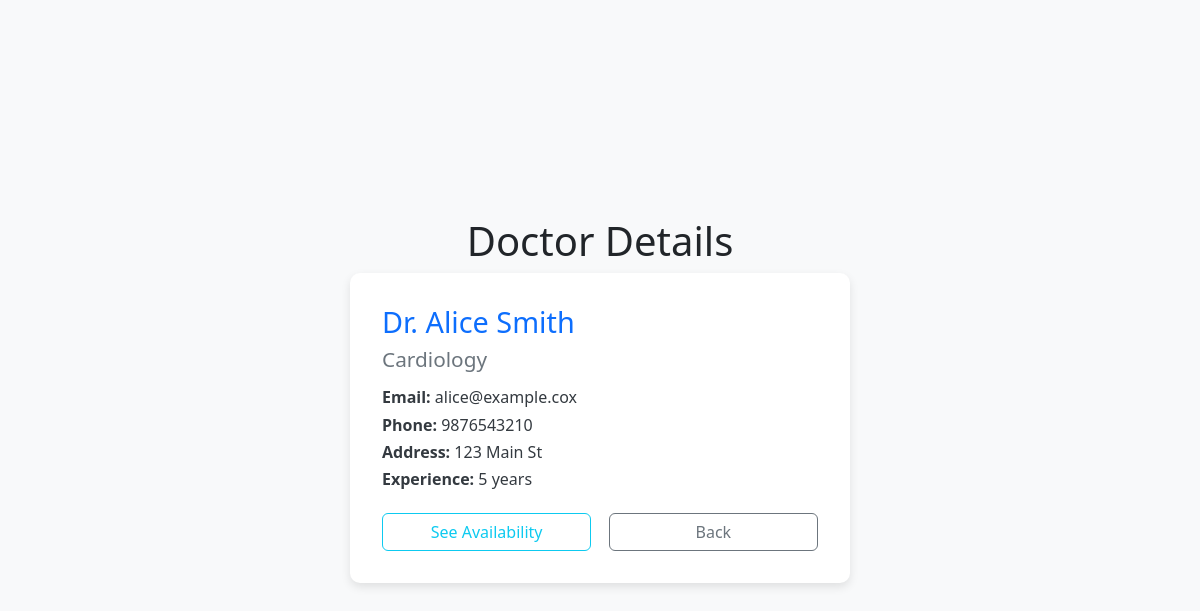
The page /dashboard/patient/dep-details/Cardiology/alice01 on the database its author committed.
### models/models.py (models this page shows)
class Doctor(db.Model):
    id=db.Column(db.Integer(),primary_key=True)
    fullname = db.Column(db.String(50),nullable = False)
    username = db.Column(db.String(50),unique = True,nullable = False)
    password = db.Column(db.String(),nullable= False)
    address = db.Column(db.String(200),nullable = False)
    phone = db.Column(db.String(15),nullable = False)
    email = db.Column(db.String(50),nullable = False)
    experience = db.Column(db.String(100),nullable = False)
    specialization = db.Column(db.String(50),nullable = False)
    created_at=db.Column(db.DateTime(),default=datetime.datetime.utcnow)
    updated_at=db.Column(db.DateTime(),default=datetime.datetime.utcnow,onupdate=datetime.datetime.utcnow)

### controllers/doctorDetails.py (the view)
@thedoctorDetails.route("/dashboard/patient/dep-details/<string:specialization>/<string:username>", methods=['GET','POST'])
def doctorDetails(username,specialization):
    print(username)
    print(specialization)
    getDoctorDetails=Doctor.query.filter_by(username=username).first()
    print(getDoctorDetails)
    print(getDoctorDetails.fullname)
    return render_template("doctorDetails.html",getDoctorDetails=getDoctorDetails)

### templates/doctorDetails.html (shortened to what this page needs)
<!DOCTYPE html>
<html lang="en">
<head>
    <link href="https://cdn.jsdelivr.net/npm/bootstrap@5.3.0-alpha1/dist/css/bootstrap.min.css" rel="stylesheet">
</head>
<body>
    <div class="container text-center">
        <h1>Doctor Details</h1>
        <div class="doctor-card mx-auto text-start">
        <h1>{{getDoctorDetails.fullname}}</h1>
        <h2>{{getDoctorDetails.specialization}}</h2>
         <h3><strong>Email:</strong> {{getDoctorDetails.email}}</h3>
            <h3><strong>Phone:</strong> {{getDoctorDetails.phone}}</h3>
            <h3><strong>Address:</strong> {{getDoctorDetails.address}}</h3>
            <h4><strong>Experience:</strong> {{getDoctorDetails.experience}}</h4>
           <div class="d-flex justify-content-between mt-4">
                <a class="btn btn-outline-info" href="/dashboard/patient/{{getDoctorDetails.specialization}}/{{getDoctorDetails.fullname}}/{{getDoctorDetails.username}}/availibility">See Availability</a>
                <a class="btn btn-outline-secondary" href="/dashboard/patient/dep-details/{{getDoctorDetails.specialization}}">Back</a>
            </div>
        </div>
    </div>
</body>
</html>

### templates/doctorDetails.html (style rules this page uses)
body { background-color: #f8f9fa; min-height: 100vh; display: flex; flex-direction: column; justify-content: center; align-items: center; }
.doctor-card { max-width: 500px; width: 100%; background-color: white; border-radius: 10px; box-shadow: 0px 4px 10px rgba(0,0,0,0.1); padding: 2rem; }
.doctor-card h1 { font-size: 1.8rem; color: #0d6efd; }
.doctor-card h2 { font-size: 1.3rem; color: #6c757d; margin-bottom: 1rem; }
.doctor-card h3, .doctor-card h4 { font-size: 1rem; margin: 0.5rem 0; color: #343a40; }
.doctor-card .btn { width: 48%; }

### rows shown on the page
Doctor: fullname "Dr. Alice Smith", specialization "Cardiology", email "alice@example.cox", phone "9876543210", address "123 Main St", experience "5 years"
